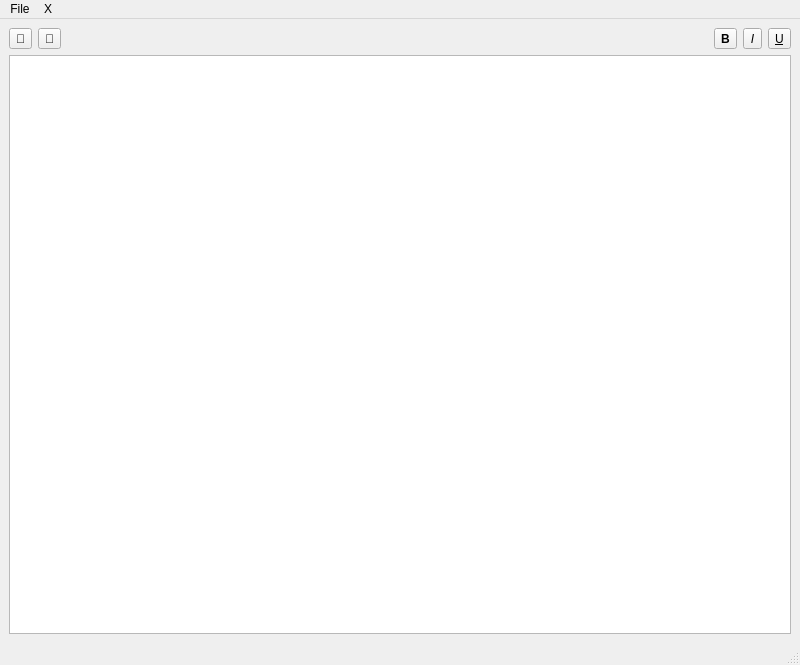
<?xml version="1.0" encoding="UTF-8"?>
<ui version="4.0">
 <class>MainWindow</class>
 <widget class="QMainWindow" name="MainWindow">
  <property name="windowModality">
   <enum>Qt::WindowModality::NonModal</enum>
  </property>
  <property name="geometry">
   <rect>
    <x>0</x>
    <y>0</y>
    <width>800</width>
    <height>665</height>
   </rect>
  </property>
  <property name="windowTitle">
   <string>FreeNotes</string>
  </property>
  <property name="windowIcon">
   <iconset theme="QIcon::ThemeIcon::DocumentNew"/>
  </property>
  <property name="tabShape">
   <enum>QTabWidget::TabShape::Rounded</enum>
  </property>
  <widget class="QWidget" name="centralwidget">
   <layout class="QGridLayout" name="gridLayout">
    <item row="0" column="9">
     <widget class="QToolButton" name="toolButtonUnderline">
      <property name="font">
       <font>
        <italic>false</italic>
        <bold>false</bold>
        <underline>true</underline>
       </font>
      </property>
      <property name="text">
       <string>U</string>
      </property>
      <property name="shortcut">
       <string>Ctrl+U</string>
      </property>
      <property name="checkable">
       <bool>true</bool>
      </property>
     </widget>
    </item>
    <item row="1" column="0" colspan="10">
     <widget class="QTextEdit" name="mainTextField">
      <property name="cursor" stdset="0">
       <cursorShape>IBeamCursor</cursorShape>
      </property>
     </widget>
    </item>
    <item row="0" column="1">
     <widget class="QToolButton" name="toolButtonOpen">
      <property name="font">
       <font>
        <bold>true</bold>
       </font>
      </property>
      <property name="text">
       <string>📁</string>
      </property>
      <property name="checkable">
       <bool>false</bool>
      </property>
     </widget>
    </item>
    <item row="0" column="0">
     <widget class="QToolButton" name="toolButtonSave">
      <property name="font">
       <font>
        <bold>true</bold>
       </font>
      </property>
      <property name="text">
       <string>💾</string>
      </property>
      <property name="checkable">
       <bool>false</bool>
      </property>
     </widget>
    </item>
    <item row="0" column="8">
     <widget class="QToolButton" name="toolButtonItalic">
      <property name="font">
       <font>
        <italic>true</italic>
        <bold>false</bold>
       </font>
      </property>
      <property name="text">
       <string>I</string>
      </property>
      <property name="shortcut">
       <string>Ctrl+I</string>
      </property>
      <property name="checkable">
       <bool>true</bool>
      </property>
     </widget>
    </item>
    <item row="0" column="7">
     <widget class="QToolButton" name="toolButtonBold">
      <property name="font">
       <font>
        <bold>true</bold>
       </font>
      </property>
      <property name="text">
       <string>B</string>
      </property>
      <property name="shortcut">
       <string>Ctrl+B</string>
      </property>
      <property name="checkable">
       <bool>true</bool>
      </property>
     </widget>
    </item>
   </layout>
  </widget>
  <widget class="QStatusBar" name="statusbar"/>
  <widget class="QMenuBar" name="menuBar">
   <property name="geometry">
    <rect>
     <x>0</x>
     <y>0</y>
     <width>800</width>
     <height>25</height>
    </rect>
   </property>
   <property name="autoFillBackground">
    <bool>true</bool>
   </property>
   <widget class="QMenu" name="menuFile">
    <property name="title">
     <string>File</string>
    </property>
    <addaction name="actionOpen"/>
    <addaction name="actionSave"/>
    <addaction name="actionSaveAs"/>
    <addaction name="actionExit"/>
   </widget>
   <widget class="QMenu" name="menuX">
    <property name="layoutDirection">
     <enum>Qt::LayoutDirection::LeftToRight</enum>
    </property>
    <property name="title">
     <string>X</string>
    </property>
    <property name="icon">
     <iconset theme="QIcon::ThemeIcon::ApplicationExit"/>
    </property>
   </widget>
   <addaction name="menuFile"/>
   <addaction name="menuX"/>
  </widget>
  <action name="actionOpen">
   <property name="text">
    <string>Open...</string>
   </property>
   <property name="shortcut">
    <string>Ctrl+O</string>
   </property>
  </action>
  <action name="actionSave">
   <property name="text">
    <string>Save</string>
   </property>
   <property name="shortcut">
    <string>Ctrl+S</string>
   </property>
  </action>
  <action name="actionExit">
   <property name="text">
    <string>Exit</string>
   </property>
  </action>
  <action name="actionSaveAs">
   <property name="text">
    <string>Save As...</string>
   </property>
   <property name="shortcut">
    <string>Ctrl+Shift+S</string>
   </property>
  </action>
 </widget>
 <resources/>
 <connections/>
</ui>
